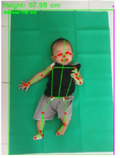
#> input picture image/test/test2.png, 120 x 158 px
$ python mediapipe-pose.py
#> lines starting #> are read from the running program, lines starting #| are printed output that depends on the picture; after the words box and inside, x2 and y2 are one past the last pixel; in counts of white or black regions, pixels touching at a corner belong together; long printed decimals are rounded
import cv2
import numpy as np
from calibration import aruco

# Baca gambar
image = cv2.imread('image/test/test2.png')
#> image is the input picture: shape (158, 120, 3); mean B, G, R 130.3, 165.6, 81.7
hsv = cv2.cvtColor(image, cv2.COLOR_BGR2HSV)
#> hsv: shape (158, 120, 3); mean H, S, V 67.8, 152.6, 170

# Rentang warna hijau dalam HSV
lower_green = np.array([75, 100, 100])
upper_green = np.array([90, 255, 255])

# Buat mask untuk warna hijau
mask = cv2.inRange(hsv, lower_green, upper_green)
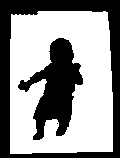
#> mask: shape (158, 120); 59.3% white; 3 black regions (1 under 20 px)

# Temukan kontur
contours, _ = cv2.findContours(mask, cv2.RETR_EXTERNAL, cv2.CHAIN_APPROX_SIMPLE)
#> contours = 1 contour; box (x1, y1, x2, y2) and area: (10, 11, 113, 154) 14025

# Panjang sebenarnya objek hijau dalam cm
real_length_cm = 100

# Temukan kontur dengan area terbesar
max_contour = None
max_area = 0

for contour in contours:
    area = cv2.contourArea(contour)
    if area > 500 and area > max_area:
        max_area = area
        max_contour = contour
#> this loop made 1 pass
#> (area, max_area) on pass 1: (14025, 14025)
#> after the loop, max_area = 14025; max_contour = contour of 50 points, box (x1, y1, x2, y2) (10, 11, 113, 154), area 14025

# Jika ada kontur terbesar, proses dia saja
if max_contour is not None:
    x, y, w, h = cv2.boundingRect(max_contour)
#> x = 10; y = 11; w = 103; h = 143
    object_length_px = max(w, h)
#> object_length_px = 143

    if object_length_px > 0:
        cm_per_px = real_length_cm / object_length_px
#> cm_per_px = 0.699
        estimated_length_cm = object_length_px * cm_per_px
#> estimated_length_cm = 100

        # Gambar kotak dan label
        cv2.rectangle(image, (x, y), (x + w, y + h), (0, 0, 255), 2)
        label = f"{estimated_length_cm:.2f} cm"
#> label = '100.00 cm'
        cv2.putText(image, label, (x, y - 10), cv2.FONT_HERSHEY_SIMPLEX, 0.6, (0, 0, 255), 2)
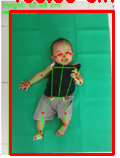
#> image: shape (158, 120, 3); mean B, G, R 116.3, 149.8, 91.5

        print(f"Object length: {object_length_px} px, approx: {cm_per_px}")
#| Object length: 143 px, approx: 0.6993
else:
    print("Tidak ditemukan objek hijau yang cukup besar.")

# Tampilkan gambar hasil
cv2.imshow('Detected Green Object', image)
cv2.waitKey(0)
cv2.destroyAllWindows()

# [15 lines of commented-out code are left out]

$ run again, with image/test/test1.png copied over image/test/test2.png
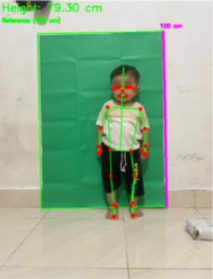
#> input picture image/test/test1.png, 213 x 279 px
#> image is the input picture: shape (279, 213, 3); mean B, G, R 150.5, 176.8, 153.5
#> hsv: shape (279, 213, 3); mean H, S, V 43, 79.1, 184.6
#> `mask = cv2.inRange(hsv, lower_green, upper_green)`:
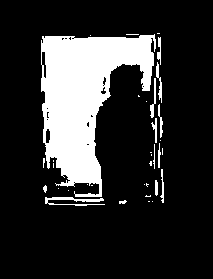
#> mask: shape (279, 213); 18.3% white; 35 white regions (22 under 20 px)
#> contours = 35 contours, 25 with area under 20; largest, box (x1, y1, x2, y2) and area: (41, 34, 156, 197) 9717, (45, 197, 105, 206) 126, (150, 78, 156, 118) 56, (156, 62, 162, 103) 56, (158, 104, 163, 138) 38
#> the loop `for contour in contours:` made 35 passes
#> (area, max_area) on pass 33: (9717, 9717)
#> after the loop `for contour in contours:`: max_area = 9717; max_contour = contour of 256 points, box (x1, y1, x2, y2) (41, 34, 156, 197), area 9717
#> x = 41; y = 34; w = 115; h = 163
#> cm_per_px = 0.613
#> estimated_length_cm = 100
#> label = '100.00 cm'
#> `cv2.putText(image, label, (x, y - 10), cv2.FONT_HERSHEY_SIMPLEX, 0.6, ..`:
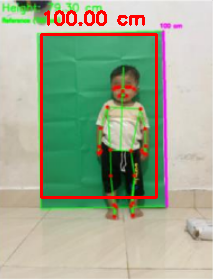
#> image: shape (279, 213, 3); mean B, G, R 145.4, 170, 159.3
#| Object length: 163 px, approx: 0.6135

$ run again, with image/test/test10.png copied over image/test/test2.png
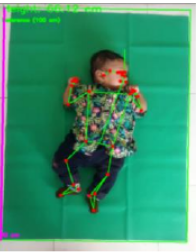
#> input picture image/test/test10.png, 196 x 252 px
#> image is the input picture: shape (252, 196, 3); mean B, G, R 111.8, 145.7, 62
#> hsv: shape (252, 196, 3); mean H, S, V 73.2, 171.9, 151.3
#> `mask = cv2.inRange(hsv, lower_green, upper_green)`:
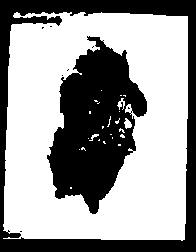
#> mask: shape (252, 196); 60.8% white; 9 black regions (7 under 20 px)
#> contours = 1 contour; box (x1, y1, x2, y2) and area: (3, 12, 188, 241) 39786
#> the loop `for contour in contours:` made 1 pass
#> (area, max_area) on pass 1: (39785.5, 39785.5)
#> after the loop `for contour in contours:`: max_area = 39785.5; max_contour = contour of 189 points, box (x1, y1, x2, y2) (3, 12, 188, 241), area 39786
#> x = 3; y = 12; w = 185; h = 229
#> cm_per_px = 0.437
#> estimated_length_cm = 100
#> label = '100.00 cm'
#> `cv2.putText(image, label, (x, y - 10), cv2.FONT_HERSHEY_SIMPLEX, 0.6, ..`:
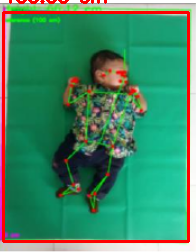
#> image: shape (252, 196, 3); mean B, G, R 102.7, 135.9, 67.5
#| Object length: 229 px, approx: 0.4367
